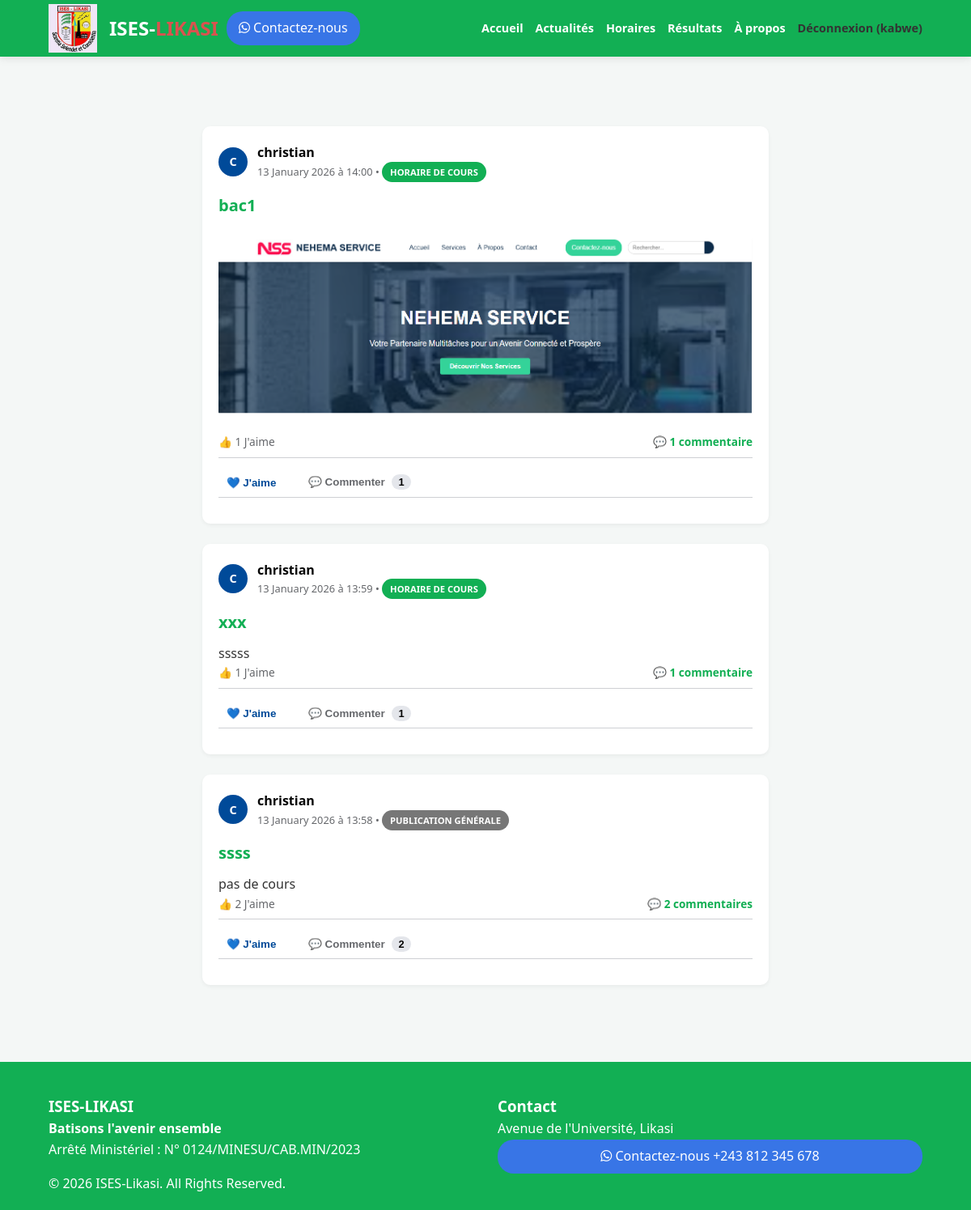
Screenshot of / (signed in) with the database file from the repository.
### portal/models.py (models this page shows)
class Post(models.Model):
    POST_TYPES = (
        ('GENERAL', 'Publication Générale'),
        ('NEWS', 'Communiqué Officiel'),
        ('SCHEDULE', 'Horaire de Cours'),
    )
    author = models.ForeignKey(User, on_delete=models.CASCADE)
    post_type = models.CharField(max_length=10, choices=POST_TYPES, default='GENERAL')
    title = models.CharField(max_length=200)
    content = models.TextField()
    promotion = models.ForeignKey(Promotion, on_delete=models.CASCADE, blank=True, null=True)
    image = models.ImageField(upload_to='posts/', blank=True, null=True)
    video = models.FileField(upload_to='videos/', blank=True, null=True)
    document_pdf = models.FileField(upload_to='documents/', blank=True, null=True)
    created_at = models.DateTimeField(auto_now_add=True)
    likes = models.ManyToManyField(User, related_name='post_likes', blank=True)

### portal/views.py (the view)
# urls.py: path('', views.home_view, name='home'),
def home_view(request):
    posts = Post.objects.all().order_by('-created_at')
    return render(request, 'portal/home.html', {'posts': posts})

### portal/templates/portal/home.html (shortened to what this page needs)
{% extends 'portal/base.html' %}
{% load static %}
{% block content %}
<div class="feed-container">
    {% for post in posts %}
    <div class="post-card">
        <div class="post-header-meta">
            <div class="fb-avatar">{{ post.author.username|slice:":1"|upper }}</div>
            <div class="post-info">
                <span class="post-author-name"><strong>{{ post.author.get_full_name|default:post.author.username }}</strong></span>
                <span class="post-date">{{ post.created_at|date:"d F Y à H:i" }} • <span class="badge {{ post.post_type }}">{{ post.get_post_type_display }}</span></span>
            </div>
        </div>
        <div class="post-content">
            <h2 class="post-title">{{ post.title }}</h2>
            <p>{{ post.content|linebreaks }}</p>
            {% if post.image %}<img src="{{ post.image.url }}" class="media-full">{% endif %}
        </div>
        <div class="fb-comments-wrapper">
            <div class="fb-comment-count">
                <span>👍 {{ post.likes.count }} J'aime</span>
                <span style="font-weight: 600; color: var(--blue);">💬 {{ post.comments.count }} commentaire{{ post.comments.count|pluralize }}</span>
            </div>
            <hr class="fb-divider">
            <div class="social-interaction-btns">
                <form action="{% url 'like_post' post.id %}" method="POST" style="display:inline;">
                    <button type="submit" class="interaction-btn {% if user in post.likes.all %}active-like{% endif %}">
                        {% if user in post.likes.all %}
                            💙 J'aime
                        {% else %}
                            👍 J'aime
                        {% endif %}
                    </button>
                </form>
                <button type="button" class="interaction-btn btn-toggle-comments" onclick="toggleComments('{{ post.id }}')">
                    💬 Commenter <span class="comment-badge">{{ post.comments.count }}</span>
                </button>
            </div>
            <hr class="fb-divider">
        </div>
    </div>
    {% endfor %}
</div>
{% endblock %}

### portal/templates/portal/base.html (shortened to what this page needs)
{% load static %}
<!DOCTYPE html>
<html lang="fr">
<head>
    <link rel="stylesheet" href="{% static 'portal/css/style.css' %}">
    <link rel="stylesheet" href="https://cdnjs.cloudflare.com/ajax/libs/font-awesome/6.5.2/css/all.min.css">
</head>
<body>
    <div class="top-bar">
        <span>📧 infos@ises-likasi.ac.cd</span>
        <span>📍 Likasi, Haut-Katanga, RDC</span>
    </div>
    <nav class="navbar">
        <div class="nav-container">
            <div class="logo-container">
                <img src="{% static 'portal/images/logo.jpg' %}" alt="Ises logo" class="logo-image">
                <h1 class="logo">ISES-<span>LIKASI</span></h1>
                <div class="whatsApp-btn whatsApp-btn-header">
                    <a href="https://wa.me/243990862014" target="_blank" class="btn-contact">
                        <i class="fab fa-whatsapp"></i> Contactez-nous
                    </a>
                </div>
            </div>
            <ul class="nav-links">
                <li><a href="{% url 'home' %}">Accueil</a></li>
                <li><a href="{% url 'announcements' %}">Actualités</a></li>
                <li><a href="{% url 'schedules' %}">Horaires</a></li>
                <li><a href="{% url 'results' %}">Résultats</a></li>
                <li><a href="{% url 'about' %}">À propos</a></li>
            {% if user.is_authenticated %}
                <li>
                    <form action="{% url 'logout' %}" method="post" style="display: inline;">
                        <button type="submit" class="logout-button">Déconnexion ({{ user.username }})</button>
                    </form>
                </li>
            {% else %}
                <li><a href="{% url 'login' %}">Connexion</a></li>
                <li><a href="{% url 'register' %}" style="color: var(--blue);">S'inscrire</a></li>
            {% endif %}
            </ul>
        </div>
    </nav>
    <main class="content-wrapper">
        {% block content %}{% endblock %}
    </main>
    <footer class="footer">
        <div class="footer-grid">
            <div>
                <h3>ISES-LIKASI</h3>
                <h4>Batisons l'avenir ensemble</h4>
                <p>Arrêté Ministériel : N° 0124/MINESU/CAB.MIN/2023</p>
            </div>
            <div>
                <h3>Contact</h3>
                <p>Avenue de l'Université, Likasi</p>
                <div class="whatsApp-btn whatsApp-btn-footer">
                    <a href="https://wa.me/243990862014" target="_blank" class="btn-contact">
                    <i class="fab fa-whatsapp"></i> Contactez-nous  +243 812 345 678
                </a>
                </div>
            </div>
        </div>
        <div class="footer-bottom">© 2026 ISES-Likasi. All Rights Reserved.</div>
    </footer>
</body>
</html>

### portal/static/portal/css/style.css (style rules this page uses)
:root { --blue: rgb(18, 175, 84); --red: #d9534f; --light: #f4f7f6; --white: #ffffff; }
* { margin: 0; padding: 0; box-sizing: border-box; }
body { font-family: 'Segoe UI', sans-serif; background: var(--light); color: #333; line-height: 1.6; }
.top-bar { background: #003366; color: white; padding: 8px 5%; font-size: 0.8rem; display: flex; justify-content: space-between; }
.navbar { position: fixed; top: 0; width: 100%; height: 70px; background: rgb(18, 175, 84); z-index: 1000; box-shadow: 0 2px 10px rgba(0,0,0,0.1); display: flex; align-items: center; }
.nav-container { width: 90%; margin: auto; display: flex; justify-content: space-between; align-items: center; }
.logo { font-size: 1.5rem; color: var(--white); }
.logo span { color: var(--red); }
div.logo-container { display: flex; justify-content: space-between; align-items: center; }
.logo-image { width: 60px; margin-right: 15px; }
.nav-links { display: flex; gap: 15px; list-style: none; }
.nav-links a { text-decoration: none; color: white; font-weight: 600; font-size: 0.9rem; }
.content-wrapper { margin-top: 100px; padding: 20px 5%; min-height: 80vh; }
.feed-container { max-width: 700px; margin: auto; }
.post-card { background: white; border-radius: 10px; padding: 20px; margin-bottom: 25px; box-shadow: 0 2px 5px rgba(0,0,0,0.05); }
.media-full { width: 100%; border-radius: 8px; margin: 15px 0; }
.badge { padding: 5px 10px; border-radius: 20px; color: white; font-size: 0.7rem; font-weight: bold; text-transform: uppercase; }
.SCHEDULE { background: var(--blue); }
.GENERAL { background: #777; }
.footer { background: rgb(18, 175, 84); color: white; padding: 40px 5% 20px; margin-top: 50px; }
.footer-grid { display: grid; grid-template-columns: repeat(auto-fit, minmax(200px, 1fr)); gap: 30px; }
.post-header-meta { display: flex; gap: 12px; align-items: center; margin-bottom: 15px; }
.post-info { display: flex; flex-direction: column; }
.post-author-name { font-size: 1rem; color: #050505; }
.post-date { font-size: 0.8rem; color: #65676b; }
.post-title { font-size: 1.25rem; margin-bottom: 10px; color: var(--blue); }
.media-full { width: 100%; border-radius: 8px; margin: 10px 0; max-height: 500px; object-fit: cover; }
.social-interaction-btns { display: flex; gap: 20px; padding: 5px 0; }
.interaction-btn { background: none; border: none; color: #65676b; font-weight: 600; cursor: pointer; padding: 5px 10px; border-radius: 5px; }
.fb-comment-count { display: flex; justify-content: space-between; font-size: 0.9rem; color: #65676b; padding-bottom: 8px; }
.fb-divider { border: 0; border-top: 1px solid #ced0d4; margin-bottom: 12px; }
.fb-avatar { width: 36px; height: 36px; background: #004a99; color: white; border-radius: 50%; display: flex; align-items: center; justify-content: center; font-weight: bold; font-size: 0.9rem; flex-shrink: 0; }
.comment-badge { background: #e4e6eb; color: #050505; padding: 2px 8px; border-radius: 10px; font-size: 0.8rem; margin-left: 5px; font-weight: bold; }
.fb-comment-count span { font-size: 0.85rem; }
.interaction-btn.active-like { color: #004a99; font-weight: bold; }
.logout-button { background: none; border: none; color: #333; font-weight: 600; font-size: 0.9rem; font-family: 'Segoe UI', sans-serif; cursor: pointer; padding: 0; margin: 0; }
.whatsApp-btn { background-color: rgb(56, 117, 230); padding: 8px 15px; border-radius: 20px; text-align: center; font-weight: 500; transition: background-color 0.3s ease; }
.whatsApp-btn-header { margin-left: 10px; }
.whatsApp-btn a { text-decoration: none; color: white; }

### rows the page displays
Post: author.username "C", author.get_full_name "christian", created_at "13 January 2026 à 14:00", post_type "HORAIRE DE COURS", title "bac1", image (picture), likes.count "1", comments.count "1", shows "💙 J'aime"
Post: author.username "C", author.get_full_name "christian", created_at "13 January 2026 à 13:59", post_type "HORAIRE DE COURS", title "xxx", content "sssss", likes.count "1", comments.count "1", shows "💙 J'aime"
Post: author.username "C", author.get_full_name "christian", created_at "13 January 2026 à 13:58", post_type "PUBLICATION GÉNÉRALE", title "ssss", content "pas de cours", likes.count "2", comments.count "2", shows "💙 J'aime"

### other values shown
{{ user.username }} "kabwe"
